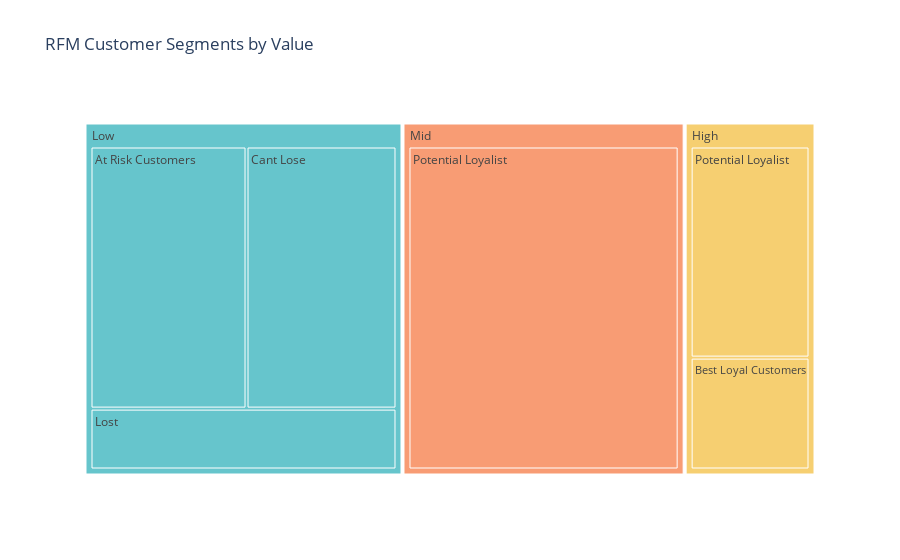

The notebook cell this image was saved under:
### Code cell
#Plot a tree-map

fig_treemap = px.treemap(segment_product_counts, path=['RFM_Segments', 'Customer_Segments'], 
                                         values='count',
                                         color='RFM_Segments', color_discrete_sequence=px.colors.qualitative.Pastel,
                                         title='RFM Customer Segments by Value')

fig_treemap.show()

### Figure 1 — Plotly figure (JSON) as saved in the notebook; plotly's stock layout.template omitted (floating-point values rounded to 4 significant figures)
{"data": [{"branchvalues": "total", "customdata": [["Low"], ["High"], ["Low"], ["Mid"], ["High"], ["Mid"], ["High"], ["Mid"], ["Low"], ["Mid"], ["Low"], ["High"], ["Low"], ["Mid"], ["High"], ["Low"], ["Mid"], ["High"]], "domain": {"x": [0, 1], "y": [0, 1]}, "hovertemplate": "labels=%{label}<br>count=%{value}<br>parent=%{parent}<br>id=%{id}<br>RFM_Segments=%{customdata[0]}<extra></extra>", "ids": ["Low/Best Loyal Customers", "High/Best Loyal Customers", "Low/Potential Loyalist", "Mid/Potential Loyalist", "High/Potential Loyalist", "Mid/At Risk Customers", "High/At Risk Customers", "Mid/Best Loyal Customers", "Low/Cant Lose", "Mid/Cant Lose", "Low/At Risk Customers", "High/Cant Lose", "Low/Lost", "Mid/Lost", "High/Lost", "Low", "Mid", "High"], "labels": ["Best Loyal Customers", "Best Loyal Customers", "Potential Loyalist", "Potential Loyalist", "Potential Loyalist", "At Risk Customers", "At Risk Customers", "Best Loyal Customers", "Cant Lose", "Cant Lose", "At Risk Customers", "Cant Lose", "Lost", "Lost", "Lost", "Low", "Mid", "High"], "marker": {"colors": ["rgb(102, 197, 204)", "rgb(246, 207, 113)", "rgb(102, 197, 204)", "rgb(248, 156, 116)", "rgb(246, 207, 113)", "rgb(248, 156, 116)", "rgb(246, 207, 113)", "rgb(248, 156, 116)", "rgb(102, 197, 204)", "rgb(248, 156, 116)", "rgb(102, 197, 204)", "rgb(246, 207, 113)", "rgb(102, 197, 204)", "rgb(248, 156, 116)", "rgb(246, 207, 113)", "rgb(102, 197, 204)", "rgb(248, 156, 116)", "rgb(246, 207, 113)"]}, "name": "", "parents": ["Low", "High", "Low", "Mid", "High", "Mid", "High", "Mid", "Low", "Mid", "Low", "High", "Low", "Mid", "High", "", "", ""], "type": "treemap", "values": [0, 62, 0, 386, 117, 0, 0, 0, 173, 0, 180, 0, 82, 0, 0, 435, 386, 179]}], "layout": {"legend": {"tracegroupgap": 0}, "title": {"text": "RFM Customer Segments by Value"}, "treemapcolorway": ["rgb(102, 197, 204)", "rgb(246, 207, 113)", "rgb(248, 156, 116)", "rgb(220, 176, 242)", "rgb(135, 197, 95)", "rgb(158, 185, 243)", "rgb(254, 136, 177)", "rgb(201, 219, 116)", "rgb(139, 224, 164)", "rgb(180, 151, 231)", "rgb(179, 179, 179)"]}}
